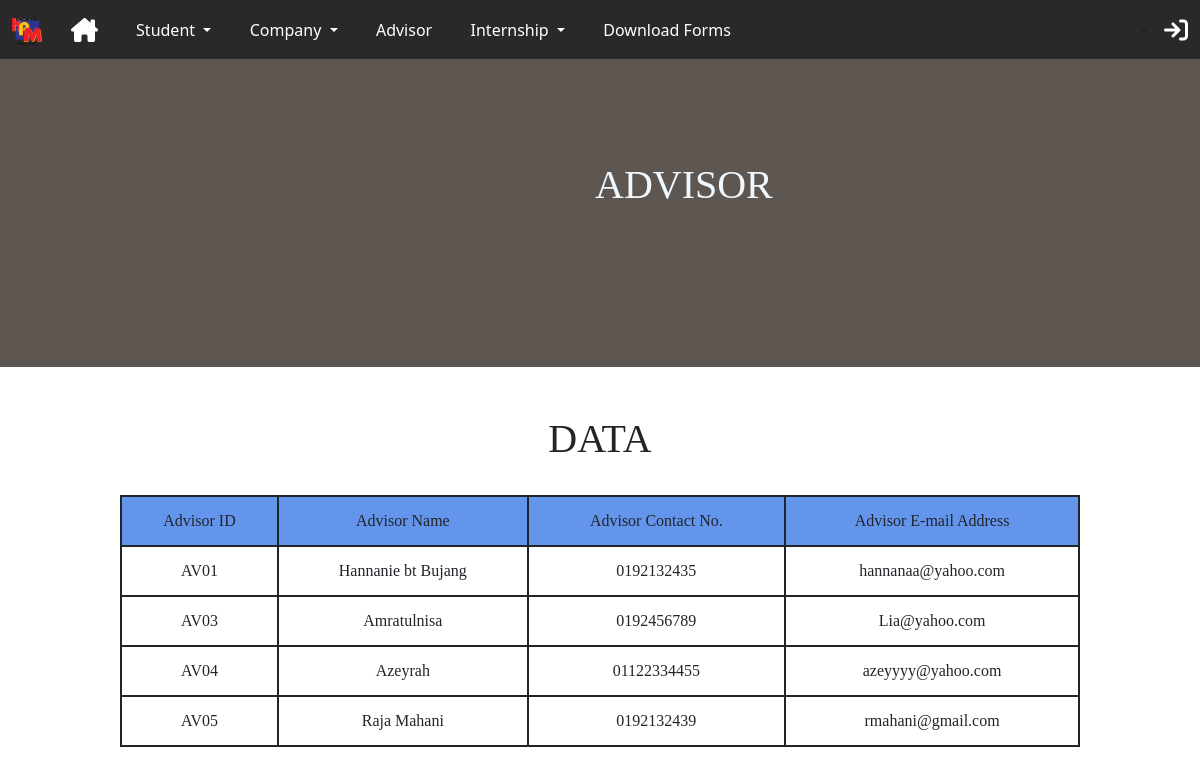
Page /KPMBintern/displayadv on the committed database.
### INTERNsystem/models.py (models this page shows)
class Advisor(models.Model):
    AdvID = models.CharField(max_length=15,primary_key=True)
    AdvName = models.TextField(max_length=70)
    AdvTelNo = models.CharField(max_length=15)
    AdvEmailAddr = models.CharField(max_length=30)

### INTERNsystem/views.py (the view)
# urls.py: path("displayadv",views.displayadv,name="displayadv"),
def displayadv(request):
    alldata=Advisor.objects.all()
    dict={
        'advdata' : alldata
    }
    return render(request,'displayadv.html',dict)

### INTERNsystem/templates/displayadv.html (shortened to what this page needs)
{% extends 'base.html' %}
{% block content %}
<!DOCTYPE html>
<html lang="en">
<head>
</head>
<body>
    {% load static %}
    <section class="showcase">
            <video src="{% static 'advisor-view.mp4' %}" autoplay loop muted></video>
                <div class="title"><h1 class="word">ADVISOR</h1></div>
    </section>
    <h1 align="center" class="topic">DATA</h1>
    <br>
    <table align="center" border="2">
        <tr class="table-row1">
            <td>Advisor ID</td>
            <td>Advisor Name</td>
            <td>Advisor Contact No.</td>
            <td>Advisor E-mail Address</td>
        </tr>
        {% for data in advdata %}
        <tr class="table-row2">
            <td>{{data.AdvID}}</td>
            <td>{{data.AdvName}}</td>
            <td>{{data.AdvTelNo}}</td>
            <td>{{data.AdvEmailAddr}}</td>
        </tr>
        {% endfor %}
    </table>
    <br><br>
</body>
</html>
{% endblock %}

### INTERNsystem/templates/displayadv.html (style rules this page uses)
.showcase { width: 100%; height: 50%; position: relative; bottom: 3em; z-index: -11; }
.showcase video { width: 100%; height: 100%; position: absolute; object-fit: cover; }
.title { width: 100%; height: 50%; background-color:rgb(94,87,81); mix-blend-mode: multiply; font-family: 'Trebuchet MS'; padding: 3em 11.9em; font-size: 50px; color: aliceblue; }
table,tr,td { border:1.9pt solid; font-family: 'Trebuchet MS'; padding: 10px; }
table { width: 80%; border-collapse: collapse; }
.table-row1 { background-color:cornflowerblue; }
td { height: 50px; text-align: center; }
.topic { font-family:'Trebuchet MS'; position: relative; z-index: -11; }

### rows in the picture
Advisor: AdvID "AV01", AdvName "Hannanie bt Bujang", AdvTelNo "0192132435", AdvEmailAddr "hannanaa@yahoo.com"
Advisor: AdvID "AV03", AdvName "Amratulnisa", AdvTelNo "0192456789", AdvEmailAddr "Lia@yahoo.com"
Advisor: AdvID "AV04", AdvName "Azeyrah", AdvTelNo "01122334455", AdvEmailAddr "azeyyyy@yahoo.com"
Advisor: AdvID "AV05", AdvName "Raja Mahani", AdvTelNo "0192132439", AdvEmailAddr "rmahani@gmail.com"
